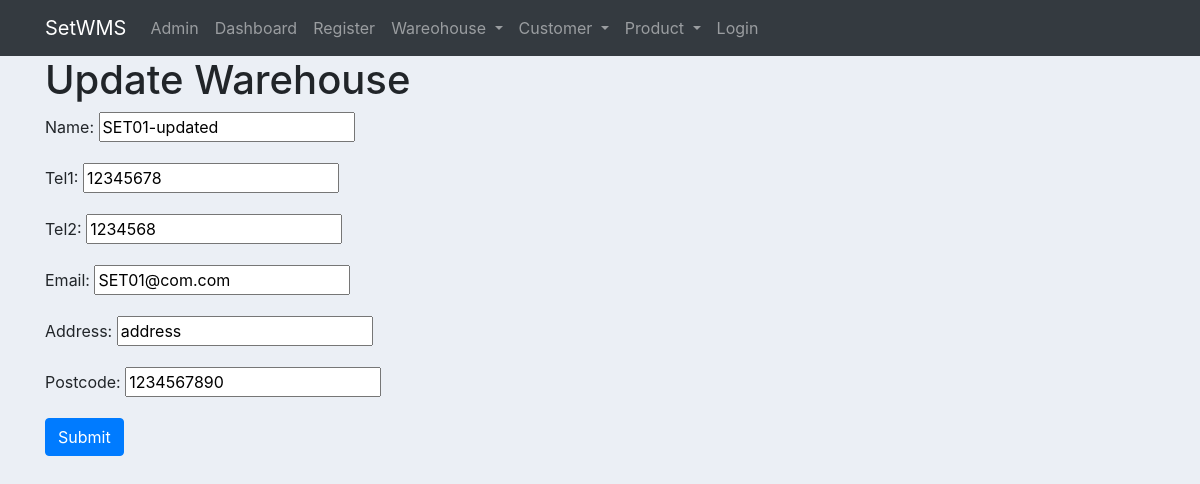
The app's page /set_app/warehouse_update/1/ with its own data.
### set_app/models.py (models this page shows, shortened)
class Warehouse(models.Model):
	name = models.CharField(max_length=256, default="warehouse name")
	tel1 = models.CharField(max_length=256, default="XXXXXXXX")
	tel2 = models.CharField(max_length=256, default="XXXXXXXX")
	email = models.EmailField()
	address = models.CharField(max_length=512, default="address")
	postcode = models.CharField(max_length=10, default="XXXXXXXXXX")
	timestamp_created = models.DateTimeField(auto_now_add=True)

### set_app/views.py (the view)
# urls.py: path('warehouse_update/<int:pk>/', views.WarehouseUpdateView.as_view(), name='warehouse_update'),
class WarehouseUpdateView(UpdateView):
	fields = ('name', 'tel1', 'tel2', 'email', 'address', 'postcode')
	model = Warehouse

### set_app/templates/set_app/warehouse_form.html (shortened to what this page needs)
{% extends "set_app/set_app_base.html" %}
{% block body_block %}
    <h1>
        {% if not form.instance.pk %}
            Create Warehouse
        {% else %}
            Update Warehouse
        {% endif %}
    </h1>
    <form method="post">
        {{ form.as_p }}
        <input type="submit" class="btn btn-primary" value="Submit">
    </form>
{% endblock %}

### static/css/main.css (style rules this page uses)
body { background-color: #ebeff5; }

### records on screen
Warehouse: name "SET01-updated", tel1 "12345678", tel2 "1234568", email "SET01@com.com", address "address", postcode "1234567890"
